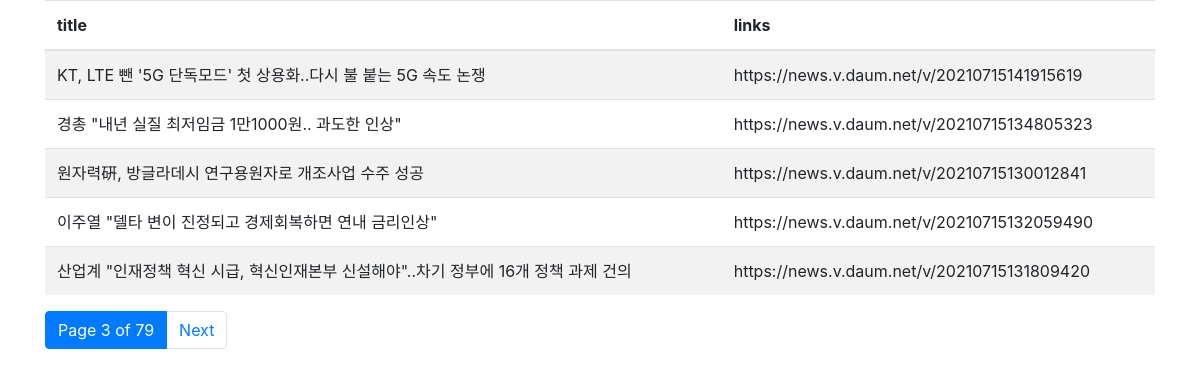
/board/list_paginator?page=3, run on the app's committed database.
### polls/models.py (models this page shows)
class Economics(models.Model):
    title = models.CharField(max_length=100)
    href = models.CharField(max_length=100)
    create_date = models.CharField(max_length=100)

### board/views.py (the view)
# urls.py: path('board/list_paginator', boardviews.list_paginator),
def list_paginator(request):
    conn = sqlite3.connect('db.sqlite3')
    conn.row_factory = sqlite3.Row  # for getting columns
    curs = conn.cursor()
    curs.execute('select * from polls_economics pe')
    data = curs.fetchall()
    for row in data:
        print(row['title'], row['href'])
    paginator = Paginator(data, 5)
    result = dict()
    result['paginator'] = paginator
    page_number = request.GET.get('page', 1)
    result['page_obj'] = paginator.get_page(page_number)
    return render(request, 'board/list_paginator.html', context=result)

### templates/board/list_paginator.html (shortened to what this page needs)
<!DOCTYPE html>
<html lang="en">
<head>
</head>
<link rel="stylesheet" href="https://stackpath.bootstrapcdn.com/bootstrap/4.3.1/css/bootstrap.min.css"
>
<body>
<div class="container">
    <table class="table table-striped">
        <thead>
            <tr>
                <th>title</th>
                <th>links</th>
            </tr>
        </thead>
        <tbody>
            {% for row in page_obj %}
            <tr>
                <td>{{ row.title }}</td>
                <td>{{ row.href }}</td>
            </tr>
            {% endfor %}
        </tbody>
    </table>
    <ul class="pagination">
        <li class="page-item active"><a class="page-link" href="#">Page {{ page_obj.number }}  of {{ paginator.num_pages }}</a></li>
        <li class="page-item"><a class="page-link" href="?page={{ page_obj.next_page_number }}">Next</a></li>
    </ul>
</div>
</body>
</html>

### data on the page
Economics: title "KT, LTE 뺀 '5G 단독모드' 첫 상용화..다시 불 붙는 5G 속도 논쟁", href "https://news.v.daum.net/v/20210715141915619"
Economics: title "경총 \"내년 실질 최저임금 1만1000원.. 과도한 인상\"", href "https://news.v.daum.net/v/20210715134805323"
Economics: title "원자력硏, 방글라데시 연구용원자로 개조사업 수주 성공", href "https://news.v.daum.net/v/20210715130012841"
Economics: title "이주열 \"델타 변이 진정되고 경제회복하면 연내 금리인상\"", href "https://news.v.daum.net/v/20210715132059490"
Economics: title "산업계 \"인재정책 혁신 시급, 혁신인재본부 신설해야\"..차기 정부에 16개 정책 과제 건의", href "https://news.v.daum.net/v/20210715131809420"

### other printed values
{{ page_obj.number }} "3"
{{ paginator.num_pages }} "79"
